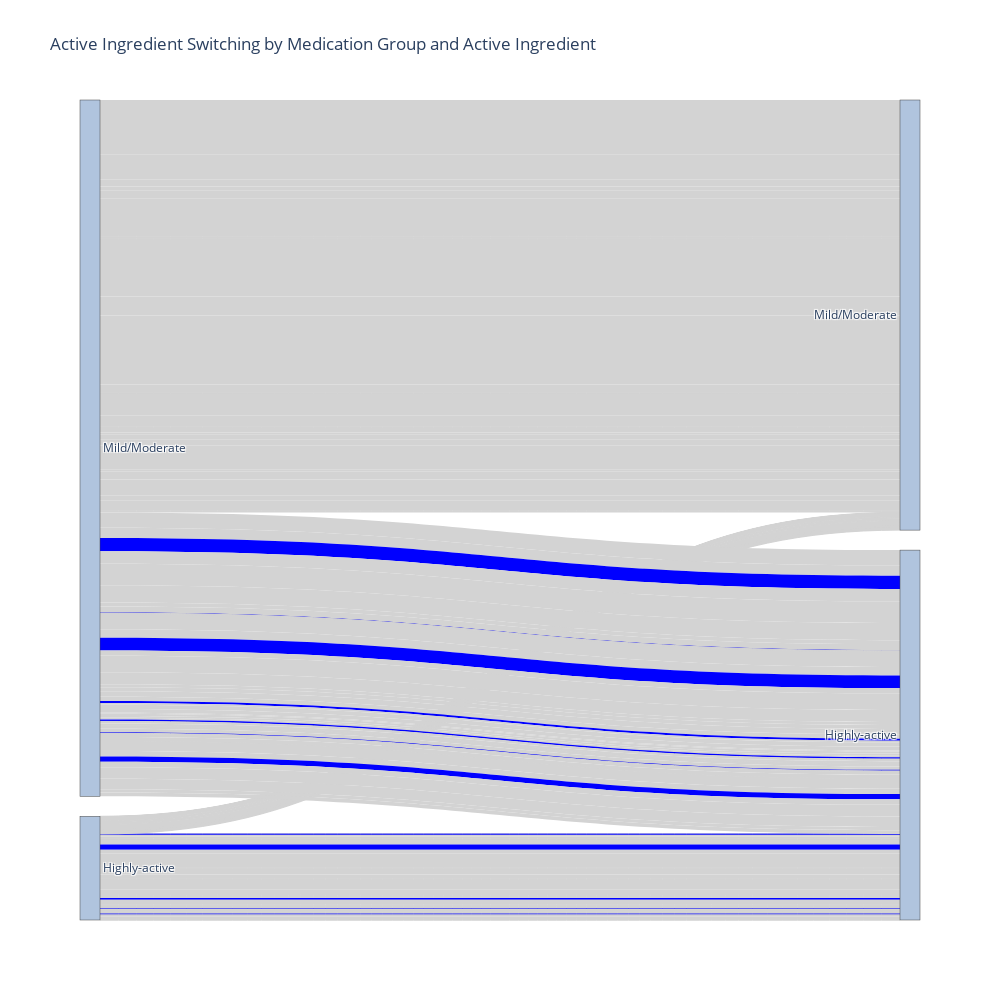

This figure's notebook cell:
### Code cell
import plotly.graph_objects as go

# create sankey diagram
fig = go.Figure(data=[go.Sankey(
    arrangement='snap',
    node=dict(
        label=merged_df['MEDICATION_GROUP_1'].unique().tolist() + merged_df['MEDICATION_GROUP_2'].unique().tolist() + merged_df['ACTIVE_INGREDIENT_1'].unique().tolist() + merged_df['ACTIVE_INGREDIENT_2'].unique().tolist(),
                color = ["lightsteelblue"] * len(merged_df['MEDICATION_GROUP_1'].unique().tolist()) + ["lightsteelblue"] * len(merged_df['MEDICATION_GROUP_2'].unique().tolist()) 
    ),
    link=dict(
        source=merged_df['MEDICATION_GROUP_1'].map(lambda x: merged_df['MEDICATION_GROUP_1'].unique().tolist().index(x)).tolist() + merged_df['ACTIVE_INGREDIENT_1'].map(lambda x: merged_df['ACTIVE_INGREDIENT_1'].unique().tolist().index(x)+len(merged_df['MEDICATION_GROUP_1'].unique().tolist())).tolist(),
        target=merged_df['MEDICATION_GROUP_2'].map(lambda x: len(merged_df['MEDICATION_GROUP_1'].unique().tolist()) + merged_df['MEDICATION_GROUP_2'].unique().tolist().index(x)).tolist() + merged_df['ACTIVE_INGREDIENT_2'].map(lambda x: len(merged_df['MEDICATION_GROUP_1'].unique().tolist()) + len(merged_df['MEDICATION_GROUP_2'].unique().tolist()) + merged_df['ACTIVE_INGREDIENT_2'].unique().tolist().index(x)).tolist(),
        value=merged_df['count'].tolist(),
        customdata=merged_df['active_ingredient_concat_avg_days'].tolist(),
        hovertemplate='Count: %{value:.2f}<br>From %{source.label} to %{target.label}<br>From %{customdata}<extra></extra>',
        color=[ 'blue' if merged_df['ACTIVE_INGREDIENT_2'][i] == 'Natalizumab' else 'lightgrey' for i in range(len(merged_df))]
    )
)])

# update layout with title and font
fig.update_layout(
    title_text="Active Ingredient Switching by Medication Group and Active Ingredient", 
    font=dict(size=12),
    width=1000,
    height=1000,
)

# display the plot
fig.show()

### Figure 1 — Plotly figure (JSON) as saved in the notebook; plotly's stock layout.template omitted (floating-point values rounded to 4 significant figures; data arrays with more than 128 entries replaced by an {"elided": "..."} marker saying what was removed)
{"data": [{"arrangement": "snap", "link": {"color": {"elided": "164 str values"}, "customdata": {"elided": "164 str values"}, "hovertemplate": "Count: %{value:.2f}<br>From %{source.label} to %{target.label}<br>From %{customdata}<extra></extra>", "source": {"elided": "328 int values"}, "target": {"elided": "328 int values"}, "value": {"elided": "164 int values"}}, "node": {"color": ["lightsteelblue", "lightsteelblue", "lightsteelblue", "lightsteelblue"], "label": ["Highly-active", "Mild/Moderate", "Highly-active", "Mild/Moderate", "Cladribin", "Fingolimod", "Natalizumab", "Ocrelizumab", "Ofatumumab", "Ozanimod", "Ponesimod", "Siponimod", "Dimethylfumarat", "Diroximelfumarat", "Glatirameracetat", "Interferon beta-1a", "Interferon beta-1b", "Peginterferon beta-1a", "Teriflunomid", "Fingolimod", "Natalizumab", "Ocrelizumab", "Ofatumumab", "Ozanimod", "Ponesimod", "Siponimod", "Cladribin", "Dimethylfumarat", "Diroximelfumarat", "Glatirameracetat", "Interferon beta-1a", "Interferon beta-1b", "Peginterferon beta-1a", "Teriflunomid"]}, "type": "sankey"}], "layout": {"font": {"size": 12}, "height": 1000, "title": {"text": "Active Ingredient Switching by Medication Group and Active Ingredient"}, "width": 1000}}
